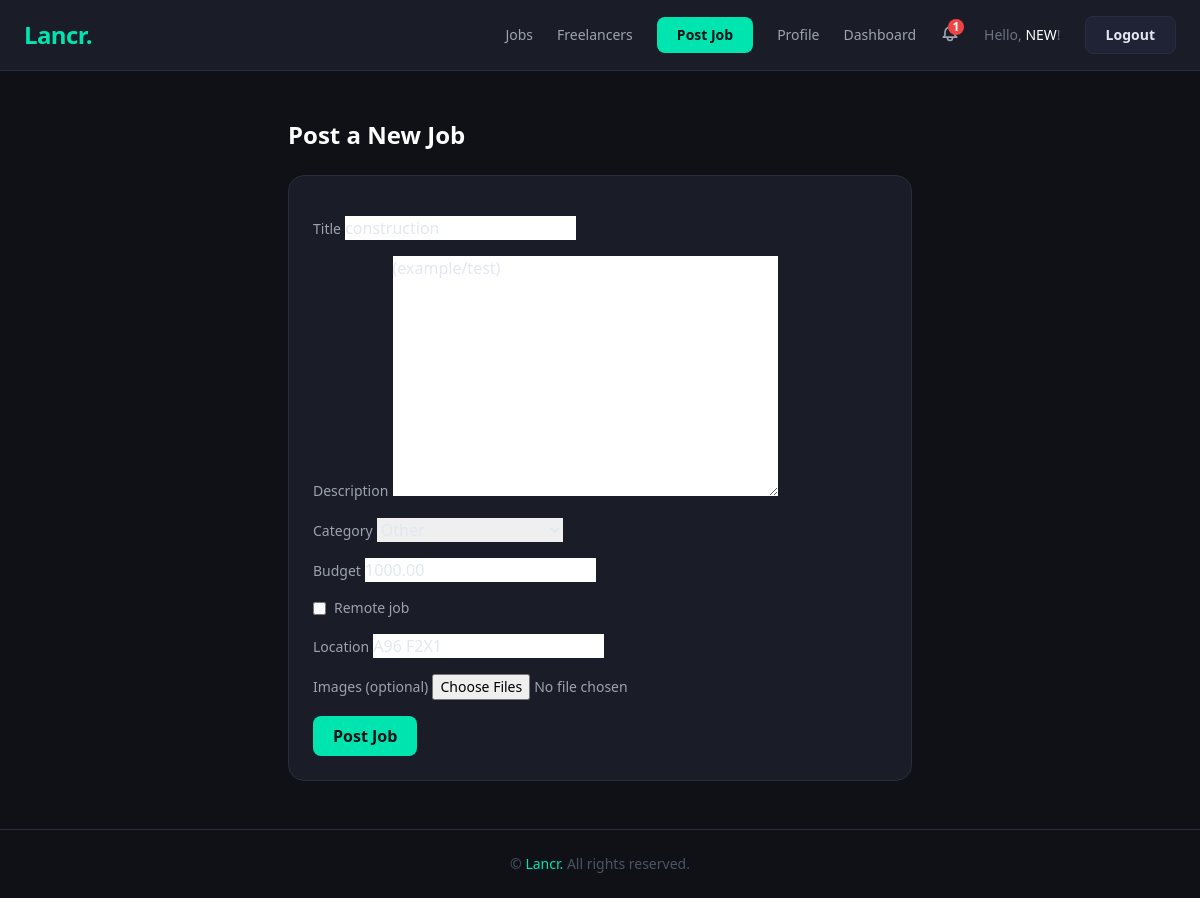
Screenshot of /jobs/3/edit/ (signed in) with the database file from the repository.
### accounts/models.py (models this page shows, shortened)
class User(AbstractUser):
    ROLE_CHOICES = (
        ('client', 'Client'),
        ('freelancer', 'Freelancer'),
    )
    role = models.CharField(max_length=20, choices=ROLE_CHOICES)

### jobs/models.py (models this page shows, shortened)
class Job(models.Model):
    CATEGORY_CHOICES = [
        ('construction', 'Construction'),
        ('plumbing', 'Plumbing'),
        ('electrical', 'Electrical'),
        ('carpentry', 'Carpentry'),
        ('painting', 'Painting & Decorating'),
        ('landscaping', 'Landscaping'),
        ('cleaning', 'Cleaning'),
        ('other', 'Other'),
    ]
    STATUS_CHOICES = [
        ('open', 'Open'),
        ('in_progress', 'In Progress'),
        ('closed', 'Closed'),
    ]
    CURRENCY_CHOICES = [
        ('EUR', '€ Euro'),
        ('USD', '$ US Dollar'),
        ('GBP', '£ British Pound'),
        ('CAD', 'CA$ Canadian Dollar'),
        ('AUD', 'AU$ Australian Dollar'),
    ]
    title = models.CharField(max_length=200)
    description = models.TextField()
    budget = models.DecimalField(max_digits=10, decimal_places=2)
    currency = models.CharField(max_length=3, choices=CURRENCY_CHOICES, default='EUR')
    category = models.CharField(max_length=50, choices=CATEGORY_CHOICES)
    location = models.CharField(max_length=100, blank=True, help_text="Leave blank if remote")
    remote = models.BooleanField(default=False)
    created_at = models.DateTimeField(auto_now_add=True)
    status = models.CharField(max_length=20, choices=STATUS_CHOICES, default='open')
    slug = models.SlugField(null=True, blank=True, unique=True)
    client = models.ForeignKey(
        settings.AUTH_USER_MODEL,
        on_delete=models.CASCADE,
        related_name='jobs_posted'
    )
    hired_freelancer = models.ForeignKey(
        settings.AUTH_USER_MODEL,
        on_delete=models.SET_NULL,
        null=True,
        blank=True,
        related_name='jobs_hired'
    )
    completed_by_client = models.BooleanField(default=False)
    completed_by_freelancer = models.BooleanField(default=False)
    class Meta:
        ordering = ['-created_at']

### jobs/views.py (the view)
# urls.py: path('jobs/<int:id>/edit/', views.job_edit, name='job_edit'),
@login_required
def job_edit(request, id):
    job = get_object_or_404(Job, id=id, client=request.user)
    if request.method == 'POST':
        form = JobForm(request.POST, instance=job)
        if form.is_valid():
            form.save()
            return redirect('job_detail', id=id)
    else:
        form = JobForm(instance=job)
    return render(request, 'jobs/job_form.html', {
        'form': form,
        'edit_mode': True
    })

### jobs/forms.py
class JobForm(forms.ModelForm):
    class Meta:
        model = Job
        fields = ['title', 'description', 'budget', 'category', 'location', 'remote']

### jobs/context_processors.py (called while the page is built)
def notifications(request):
    if request.user.is_authenticated:
        unread_count = request.user.notifications.filter(is_read=False).count()
        return {'unread_count': unread_count}
    return {'unread_count': 0}

### jobs/templates/jobs/job_form.html (shortened to what this page needs)
{% extends "base.html" %}
{% block content %}
<div class="max-w-2xl mx-auto py-12 px-6">
<h1 class="text-2xl font-bold text-white mb-6">
Post a New Job
</h1>
<form method="post" enctype="multipart/form-data" class="bg-card border border-subtle p-6 rounded-2xl space-y-4">
<div>
<label for="{ form.title.id_for_label }" class="text-sm text-gray-400">Title</label>
{{ form.title }}
</div>
<div>
<label for="{{ form.description.id_for_label }}" class="text-sm text-gray-400">Description</label>
{{ form.description }}
</div>
<div>
<label for="{{ form.category.id_for_label }}" class="text-sm text-gray-400">Category</label>
{{ form.category }}
</div>
<div>
<label for="{{ form.budget.id_for_label }}" class="text-sm text-gray-400">Budget</label>
{{ form.budget }}
</div>
<div class="flex items-center gap-2">
{{ form.remote }}
<label for="{{ form.remote.id_for_label }}" class="text-sm text-gray-400">Remote job</label>
</div>
<div>
<label for="{{ form.location.id_for_label }}" class="text-sm text-gray-400">Location</label>
{{ form.location }}
</div>
<div>
  <label class="text-sm text-gray-400">Images (optional)</label>
  <input type="file" name="images" multiple accept="image/*" class="text-sm text-gray-400">
</div>
<button type="submit" class="btn-primary">
Post Job
</button>
</form>
</div>
{% endblock %}

### jobs/templates/base.html (shortened to what this page needs)
<!DOCTYPE html>
<html lang="en">
<head>
  <script src="https://cdn.tailwindcss.com"></script>
</head>
<body class="min-h-screen flex flex-col">
  <nav class="bg-card border-b border-subtle px-6 py-4">
    <div class="flex items-center justify-between">
      <a href="{% url 'home' %}" class="text-2xl font-black lancr-teal tracking-tight">Lancr.</a>
      <div class="desktop-nav hidden md:flex items-center gap-6 text-sm">
        <a href="{% url 'job_list' %}" class="text-gray-400 hover:text-white transition">Jobs</a>
        <a href="{% url 'freelancer_list' %}" class="text-gray-400 hover:text-white transition">Freelancers</a>
        {% if user.is_authenticated %}
          {% if user.profile.role == 'client' %}
            <a href="{% url 'job_list' %}" class="btn-primary text-sm">Post Job</a>
          {% endif %}
          <a href="{% url 'profile_view' user.username %}" class="text-gray-400 hover:text-white transition">Profile</a>
          <a href="{% url 'client_dashboard' %}" class="text-gray-400 hover:text-white transition">Dashboard</a>
          <div class="notif-wrapper relative">
            <button class="relative text-gray-400 hover:text-white transition focus:outline-none">
              {% if unread_count > 0 %}
              <span class="absolute -top-1 -right-1 bg-red-500 text-white text-xs font-bold rounded-full w-4 h-4 flex items-center justify-center leading-none">
                {{ unread_count }}
              </span>
              {% endif %}
            </button>
          </div>
          <span class="text-gray-500">Hello, <span class="text-white font-medium">{{ user.username }}</span>!</span>
          <form method="post" action="{% url 'logout' %}" class="inline">
            <button type="submit" class="btn-secondary text-sm">Logout</button>
          </form>
        {% else %}
          <a href="{% url 'login' %}" class="text-gray-400 hover:text-white transition">Login</a>
          <a href="{% url 'register' %}" class="btn-primary text-sm">Sign Up</a>
        {% endif %}
      </div>
    </div>
  </nav>
  <main class="flex-1">
    {% block content %}{% endblock %}
  </main>
  <footer class="border-t border-subtle text-center text-gray-600 text-sm py-6">
    © <a href="{% url 'home' %}" class="lancr-teal hover:underline">Lancr.</a> All rights reserved.
  </footer>
</body>
</html>

### jobs/templates/base.html (style rules this page uses)
body { background-color: #0f1117; color: #e2e8f0; }
.lancr-teal { color: #00e5b0; }
.bg-card { background-color: #1a1d27; }
.border-subtle { border-color: #2a2d3e; }
.btn-primary { background-color: #00e5b0; color: #0f1117; font-weight: 700; padding: 0.5rem 1.25rem; border-radius: 0.5rem; display: inline-block; transition: background-color 0.2s; }
.btn-secondary { background-color: #1f2335; color: #e2e8f0; font-weight: 600; padding: 0.5rem 1.25rem; border-radius: 0.5rem; border: 1px solid #2a2d3e; display: inline-block; transition: border-color 0.2s; }

### rows the page displays
User: username "NEW"
Job: title "construction", description "(example/test)", category "Other", budget "1000.00", location "A96 F2X1"

### other values shown
{{ unread_count }} "1"
